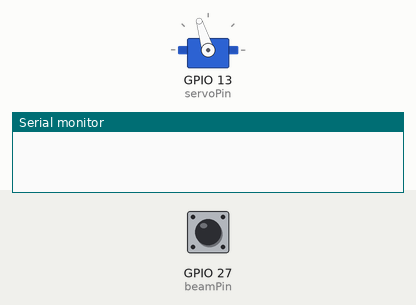
This sketch was run on a simulated ESP32. Shown: servo, the last lines printed to the serial monitor. The inputs (shaded band) are chosen by the test bench; at power-on: GPIO 27 (beamPin) HIGH. Servo pulses on a pin are drawn as a servo (544–2400 µs = 0–180°).

Above: at 1.3 s.
1.4 s: GPIO 27 (beamPin) pulsed LOW 5 times (0.12 s each, 0.3 s apart)
At 3.5 s:
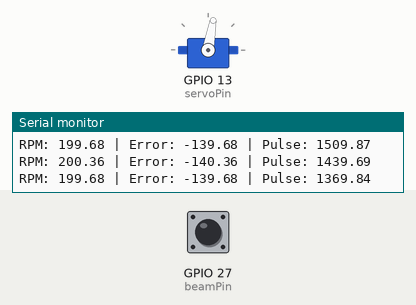
4.4 s: GPIO 27 (beamPin) pulled LOW for 0.15 s
At 4.9 s:
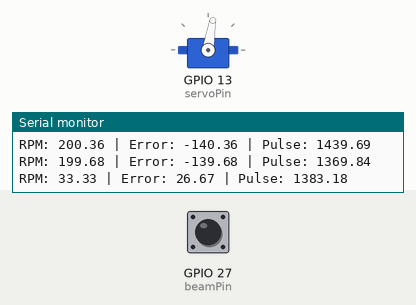
6.0 s: GPIO 27 (beamPin) pulled LOW for 1 s
At 7.3 s:
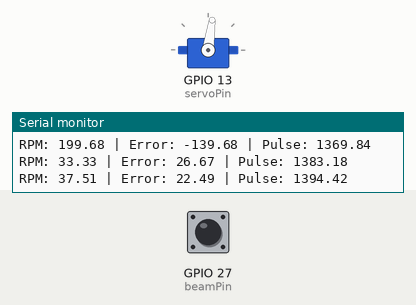
8.5 s: GPIO 27 (beamPin) pulsed LOW 2 times (0.12 s each, 0.3 s apart)
At 8.65 s:
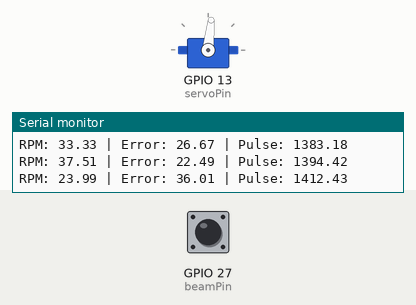
Timing chart, 0 to 11.5 s (numbered marks = the images above; inputs shaded):
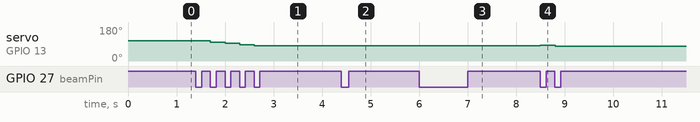

The sketch:

lab1_27.ino
```cpp
const int beamPin = 27;
const int servoPin = 13;

const int pwmResolution = 16;
const int pwmFreq = 50;

uint32_t minPulse = 1550;
uint32_t midPulse = 1650;
uint32_t maxPulse = 1750;

float rpmTarget = 60.0;

float pulseStart = 1650.0;

int lastState = HIGH;
unsigned long edgeTime = 0;
float rpm = 0.0;

float Kp = 0.5;

uint32_t dutyFromUs(uint32_t pulseUs) {
  const uint32_t maxDuty = (1UL << pwmResolution) - 1;
  return (pulseUs * maxDuty) / 20000UL;
}

void setup() {
  Serial.begin(115200);
  pinMode(beamPin, INPUT_PULLUP);

  ledcAttach(servoPin, pwmFreq, pwmResolution);
  delay(100);

  ledcWrite(servoPin, dutyFromUs((uint32_t)pulseStart));
}

void loop() {
  int state = digitalRead(beamPin);
  unsigned long now = micros();

  if (lastState == HIGH && state == LOW) {
    if (edgeTime != 0) {
      unsigned long period = now - edgeTime;

      if (period > 0) {
        rpm = 60000000.0 / period;
      }

      float error = rpmTarget - rpm;

      pulseStart = pulseStart + Kp * error;

//update
      ledcWrite(servoPin, dutyFromUs((uint32_t)pulseStart));

      Serial.print("RPM: ");
      Serial.print(rpm);
      Serial.print(" | Error: ");
      Serial.print(error);
      Serial.print(" | Pulse: ");
      Serial.println(pulseStart);
    }

    edgeTime = now;
  }

  lastState = state;
}
```

Measured:
- after the input at 1.4 s, servo on GPIO 13 (servoPin): 107° → 100° after 0.30 s, → 94° 0.30 s later, → 87° 0.30 s later, → 80° 0.30 s later
- after the input at 4.4 s, servo on GPIO 13 (servoPin): 80° → 81° at once
- after the input at 6.0 s, servo on GPIO 13 (servoPin): 81° → 82° at once
- after the input at 8.5 s, servo on GPIO 13 (servoPin): 82° → 84° at once, → 77° 0.30 s later
